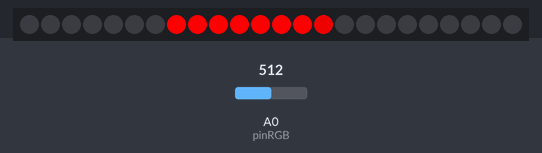
Simulated run of this sketch. Board: Arduino Uno, built with avr-gcc and run on an emulated ATmega328P. Shown: 24 RGB LEDs in strip order, left to right. The test bench sets the inputs (shaded band); at power-on: A0 (pinRGB) = 512. What the sketch prints to the serial monitor is not drawn.

Above: at 1.2 s.
1.3 s: A0 (pinRGB) set to 122
At 2.1 s:
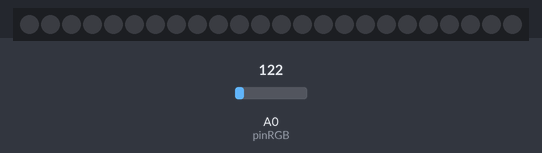
2.8 s: A0 (pinRGB) set to 306
At 3.2 s:
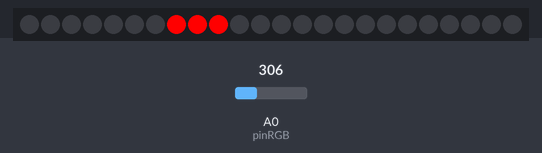
4.3 s: A0 (pinRGB) set to 511
At 5.6 s:
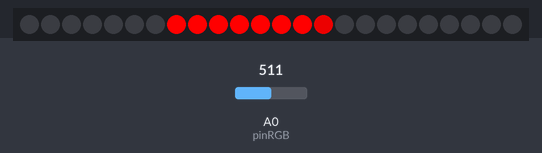
Timing chart, 0 to 5.6 s (numbered marks = the images above; inputs shaded):
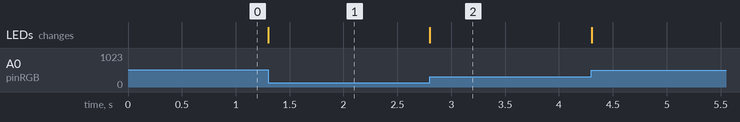

The sketch:

app.ino
```cpp
#include <Adafruit_NeoPixel.h>
#define NEO_PIN   13
#define NUM_LEDS  24

const int  pinInputDrive = 7;
const int  pinInputReverse = 8;

const int  pinDrive = 9;
const int  pinReverse = 10;
int bMotorDic = 0;

const int pinRGB = A0;

int val;
uint32_t colorValue;
int ledBright = 255;
Adafruit_NeoPixel funnyNeo = Adafruit_NeoPixel(NUM_LEDS, NEO_PIN, NEO_GRB + NEO_KHZ800);

int ConvertRange(int val, int a, int b, int tarA, int tarB);
void setup()
{
  Serial.begin(115200);
  pinMode(pinRGB, INPUT);
  pinMode(pinInputDrive, INPUT);
  pinMode(pinInputReverse, INPUT);

  funnyNeo.setBrightness(ledBright);
  funnyNeo.begin();
}

void loop()
{
  int RED = 0;

  val = analogRead(pinRGB) - 177;
  funnyNeo.clear();
  int ledCnt = ConvertRange(val, 0, 690, 0, 16);
  Serial.print(val);
  Serial.print("  ");
  for (int i = 0; i <= ledCnt; i++)
  {
    RED = ConvertRange(val, 43 * i, 43 * (i + 1), 0, 43);

    colorValue = funnyNeo.Color(ConvertRange(RED, 0, 43, 0, 255), 0, 0);
    funnyNeo.setPixelColor(i + 7, colorValue);
  }
  Serial.println();
  funnyNeo.show();


}

int ConvertRange(int val, int a, int b, int tarA, int tarB)
{
  int res = tarA + (val - a) * (((float)tarB - tarA) / (b - a));
  if (res > tarB) res = tarB;
  else if (res < tarA) res = tarA;
  return res;
}
```

Measured:
- after the input at 1.3 s, the LEDs: change at once (image 1)
- after the input at 2.8 s, the LEDs: change at once (image 2)
